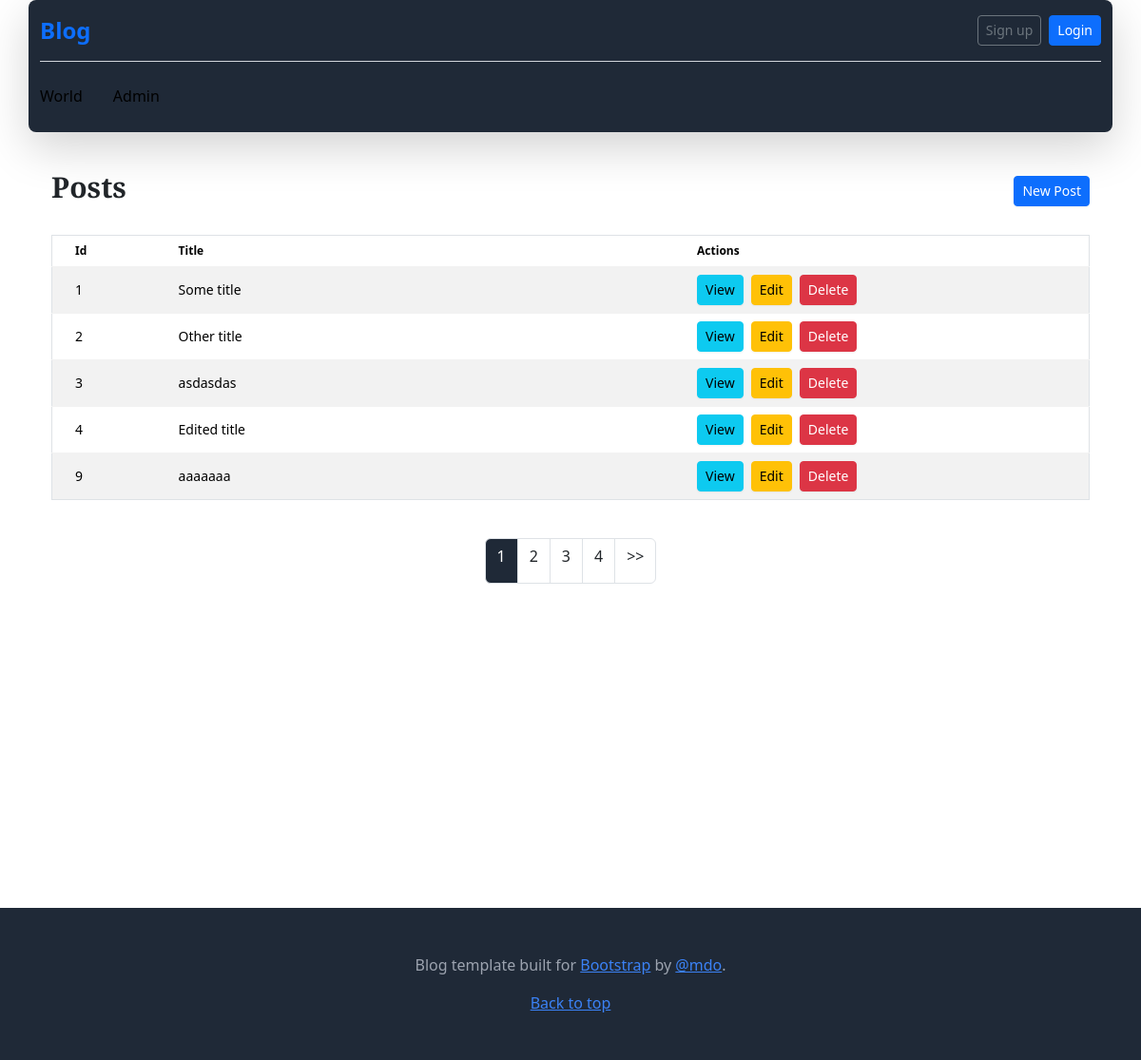
Page /admin/posts on the earlier database version.
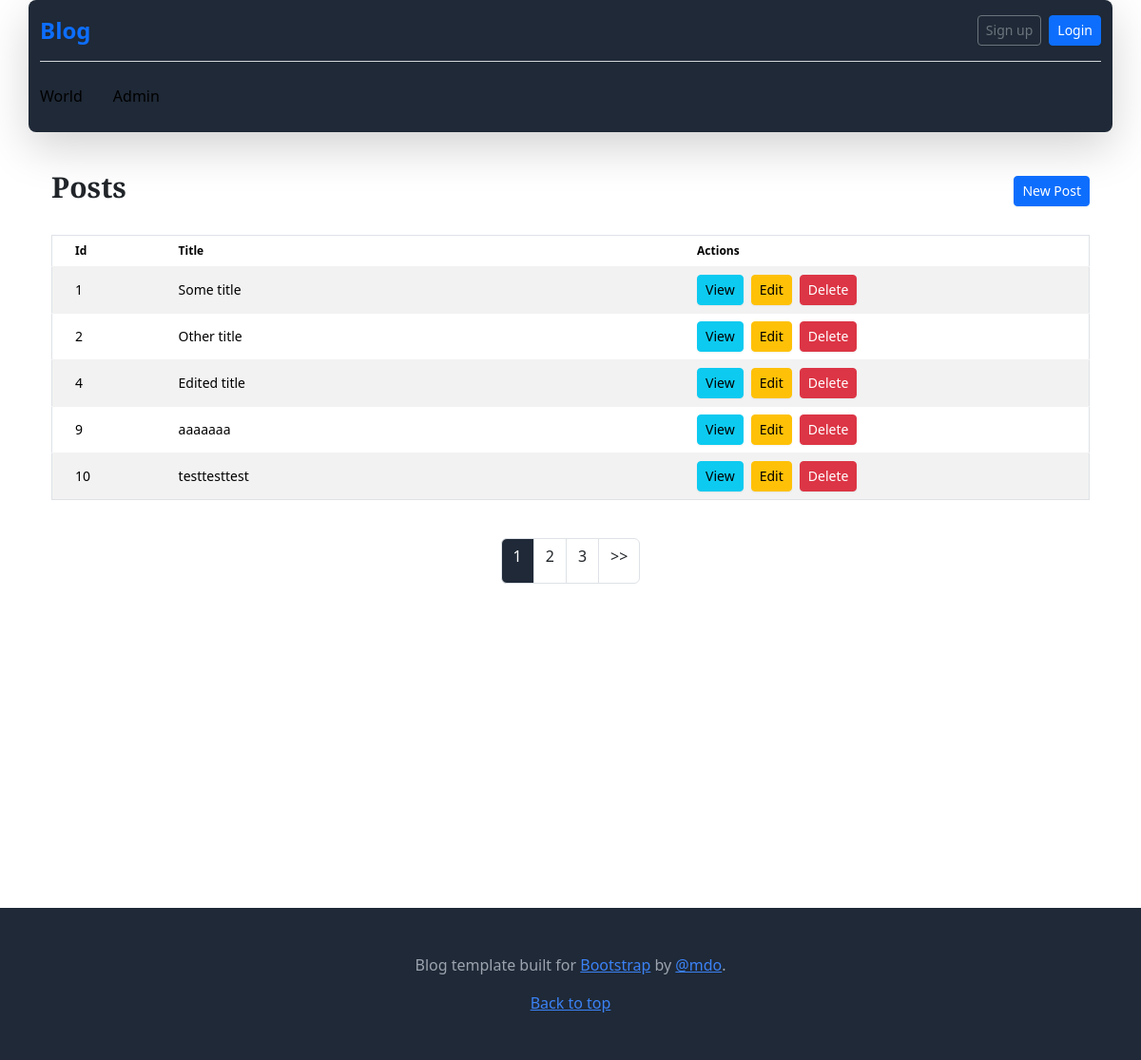
Same page on the later database version.
### tables this page shows
CREATE TABLE posts
(
    id    integer
        constraint posts_pk
            primary key autoincrement,
    title text not null,
    body  text not null
);

### helpers.php (called while the page is built, shortened)
<?php
function view($viewName, $vars=[]){
    extract($vars);
    include __DIR__ . "/views/$viewName.php";
}

### src/Controllers/PostsController.php (called while the page is built, shortened)
<?php
class PostsController
{
    public function index() {
        $perPage = 5;
        $currentPage = isset($_GET['page']) ? (int)$_GET['page'] : 1;
        $totalPosts = Post::count();
        $totalPages = ceil($totalPosts / $perPage);
        $offset = ($currentPage - 1) * $perPage;
        $posts = Post::paginate($perPage, $offset);
        view('posts/index', compact('posts', 'currentPage', 'totalPages'));
    }
}

### src/DB.php (called while the page is built, shortened)
<?php
class DB
{
    private $conn;
    public function __construct()
    {
        try {
            $this->conn = new PDO('sqlite:' . __DIR__ . '/../db.sqlite');
            $this->conn->setAttribute(PDO::ATTR_ERRMODE, PDO::ERRMODE_EXCEPTION);
        } catch (PDOException $e) {
            echo "Connection failed: " . $e->getMessage();
        }
    }
    public function query($sql)
    {
        return $this->conn->query($sql);
    }
    public function prepare($sql)
    {
        return $this->conn->prepare($sql);
    }
}

### src/Models/Post.php (called while the page is built, shortened)
<?php
class Post extends Model {
    public static $table = 'posts';
    public static function count() {
        $db = new DB();
        $stmt = $db->query("SELECT COUNT(*) as count FROM " . self::$table);
        $result = $stmt->fetch();
        return $result['count'];
    }
    public static function paginate($limit, $offset) {
        $db = new DB();
        $stmt = $db->prepare("SELECT * FROM " . self::$table . " LIMIT :limit OFFSET :offset");
        $stmt->bindValue(':limit', $limit, \PDO::PARAM_INT);
        $stmt->bindValue(':offset', $offset, \PDO::PARAM_INT);
        $stmt->execute();
        return $stmt->fetchAll(\PDO::FETCH_CLASS, self::class);
    }
}

### views/posts/index.php (the view, shortened to what this page needs)
<main class="container mx-auto p-4 min-h-screen">
    <div class="flex justify-between items-center mb-4">
        <h1 class="text-3xl font-bold">Posts</h1>
        <a class="btn btn-primary btn-sm flex items-center justify-center transition duration-300 ease-in-out transform hover:scale-105" href="/admin/posts/create">New Post</a>
    </div>
    <div class="overflow-x-auto">
        <table class="table w-full table-striped border border-gray-300">
            <thead class="bg-gray-200">
                <tr>
                    <th class="px-4 py-2 w-1/12">Id</th>
                    <th class="px-4 py-2 w-5/12">Title</th>
                    <th class="px-4 py-2 w-4/12">Actions</th>
                </tr>
            </thead>
            <tbody>
                <?php foreach ($posts as $post): ?>
                    <tr class="border-b">
                        <td class="px-4 py-2"><?= $post->id ?></td>
                        <td class="px-4 py-2"><?= $post->title ?></td>
                        <td class="px-4 py-2">
                            <div class="flex space-x-2">
                                <a class="btn btn-info flex btn-sm items-center justify-center transition duration-300 ease-in-out transform hover:scale-105" href="/posts/show?id=<?= $post->id ?>">View</a>
                                <a class="btn btn-warning btn-sm flex items-center justify-center transition duration-300 ease-in-out transform hover:scale-105" href="/admin/posts/edit?id=<?= $post->id ?>">Edit</a>
                                <a class="btn btn-danger btn-sm flex items-center justify-center transition duration-300 ease-in-out transform hover:scale-105" href="/admin/posts/delete?id=<?= $post->id ?>">Delete</a>
                            </div>
                        </td>
                    </tr>
                <?php endforeach ?>
            </tbody>
        </table>
    </div>
    <div class="mt-4">
    <?php include __DIR__ . '/../partials/pagination.php'; ?>
    </div>
</main>

### views/partials/pagination.php (shortened to what this page needs)
<div class="flex justify-center mt-4">
    <div class="join">
        <?php if (isset($totalPages)): ?>
            <?php for ($i = 1; $i <= $totalPages; $i++): ?>
                <a href="?page=<?= $i ?>" class="pagination-link join-item btn btn-md border border-gray-600 btn-outline <?= $i == $currentPage ? 'join-item btn-active btn-md border border-gray-600 btn-outline' : '' ?>" data-page="<?= $i ?>"><?= $i ?></a>
            <?php endfor; ?>
        <?php endif; ?>
        <?php if (isset($currentPage) && $currentPage < $totalPages): ?>
            <a href="?page=<?= $currentPage + 1 ?>" class="pagination-link join-item btn btn-md border border-gray-600 btn-outline" data-page="<?= $currentPage + 1 ?>">>></a>
        <?php endif; ?>
    </div>
</div>

Differences in the rows shown:
removed posts: id "3", title "asdasdas"
now on this page (row unchanged): posts: id "10", title "testtesttest"
Other differences:
list line gone: "4"
